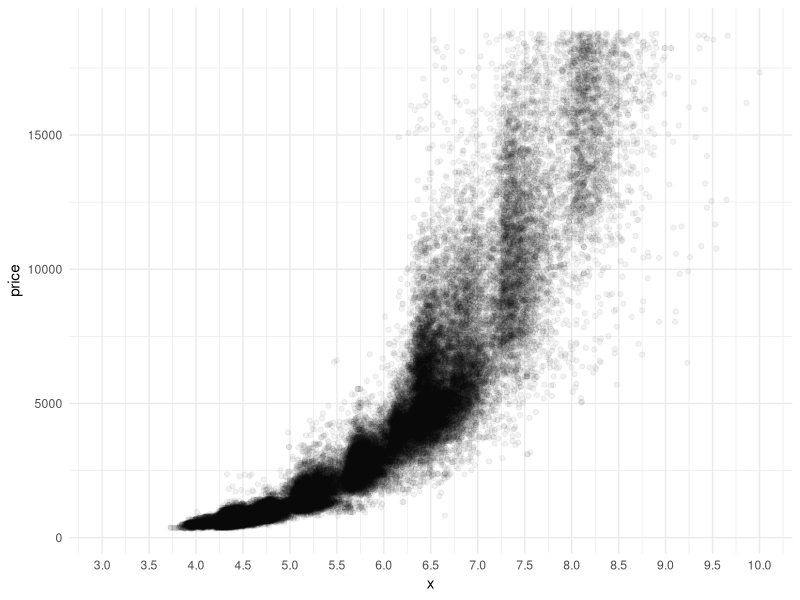
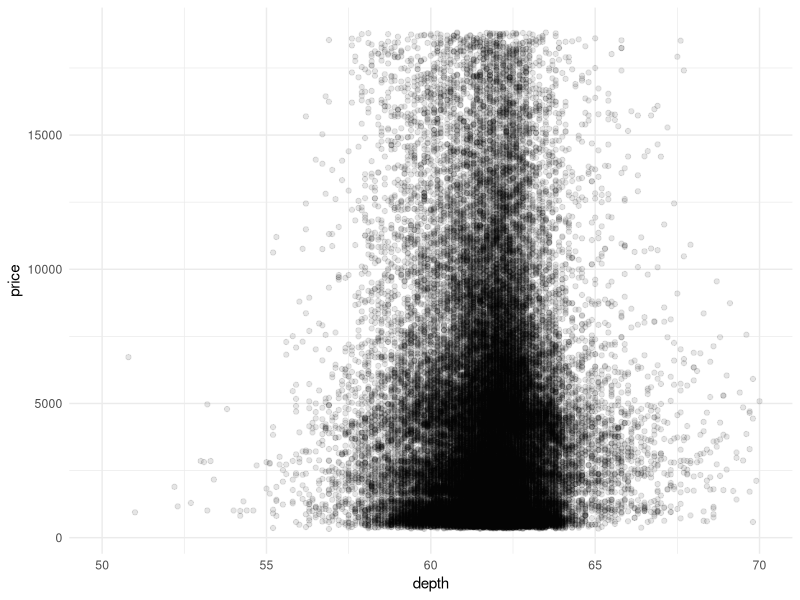
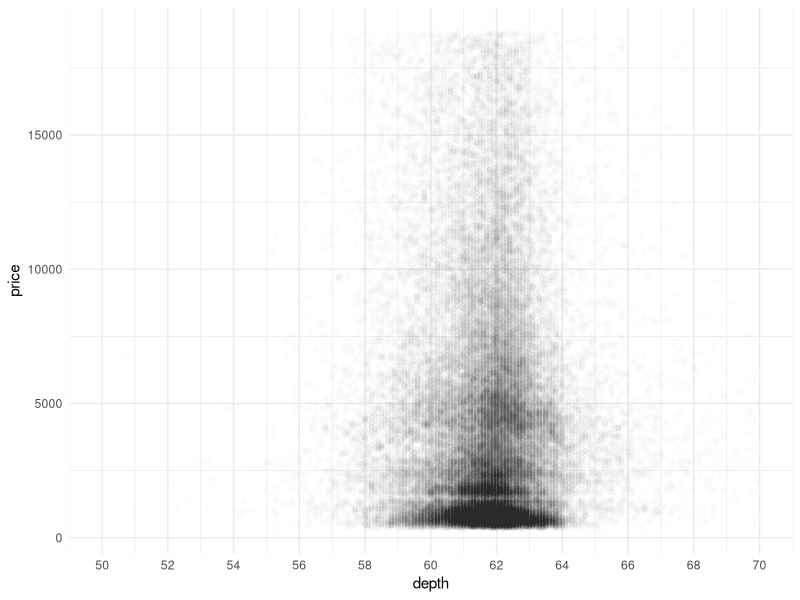
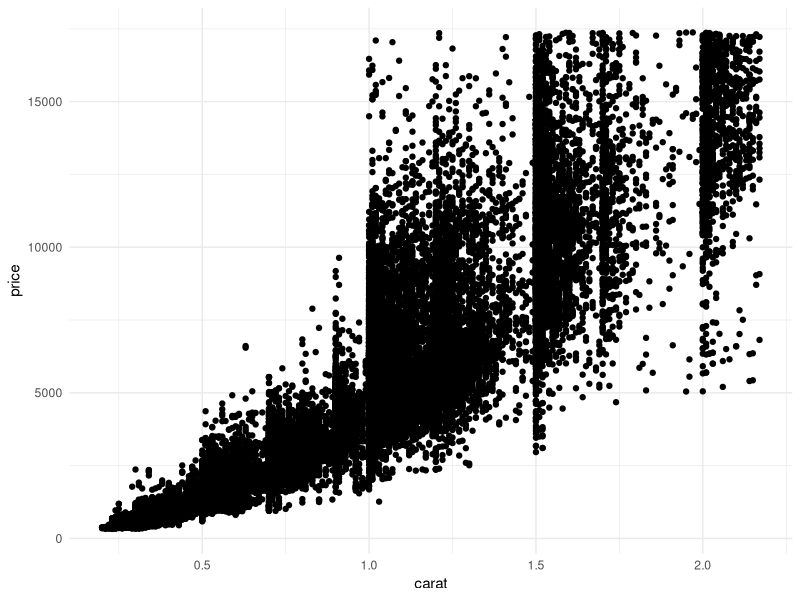
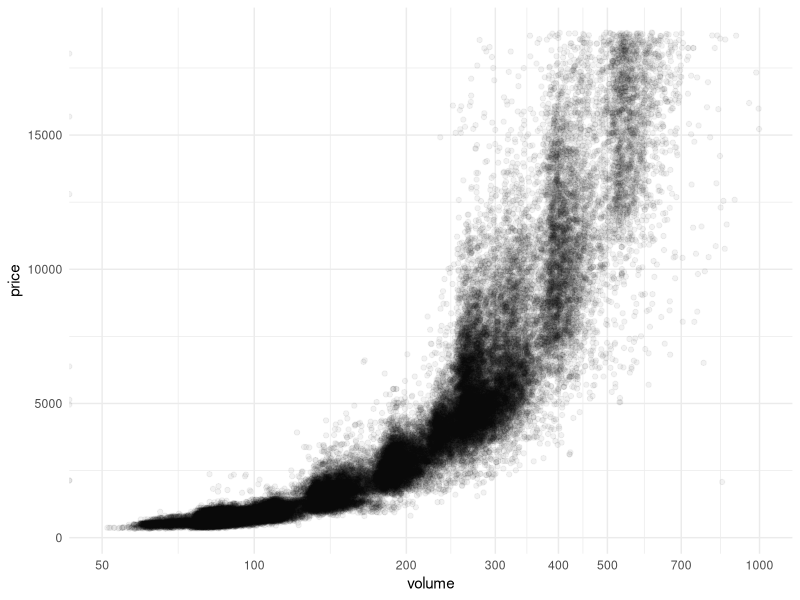
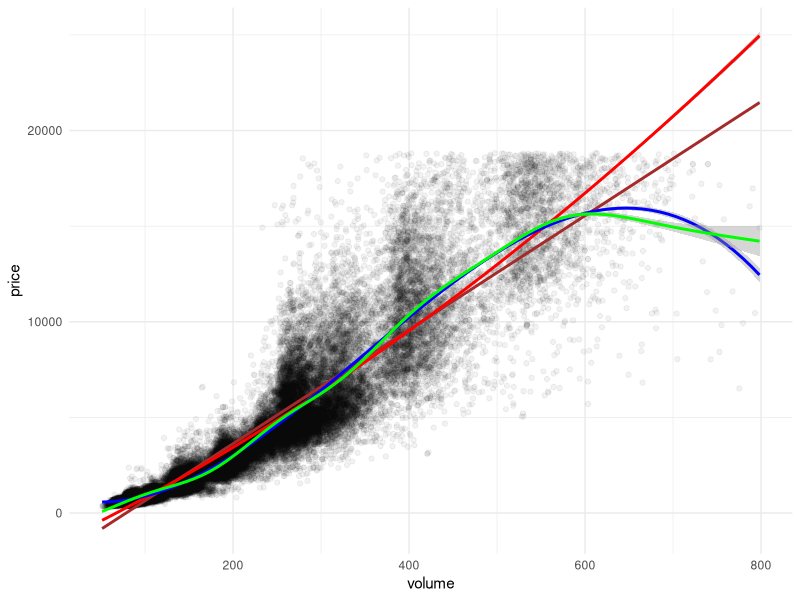
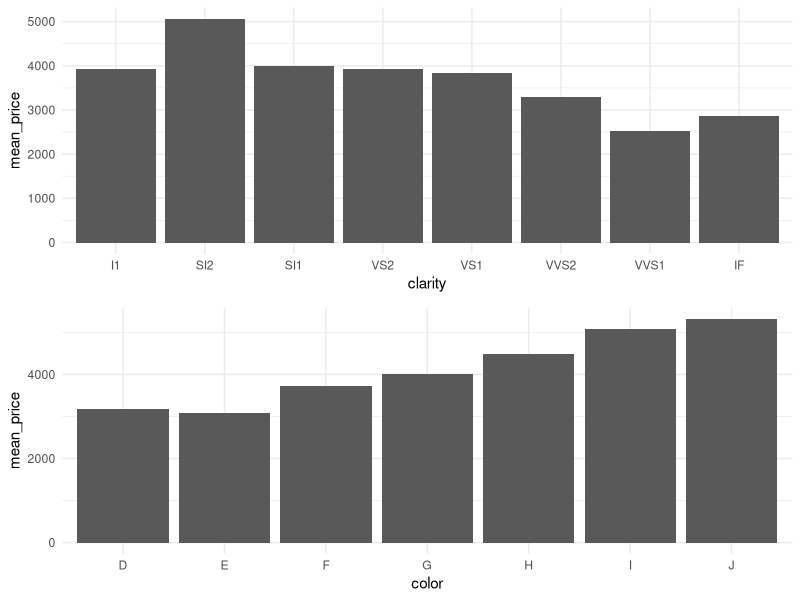

Write R code to recreate these figures, in order. (Note: this script raises an error after producing the figures.)
## ---- chunk 1
library(ggplot2)
library(ggthemes)
theme_set(theme_minimal())
library(dplyr)
data(diamonds)

summary(diamonds$x)
ggplot(aes(x=x, y=price), data=diamonds) +
  geom_point(alpha = 0.05) + 
  scale_x_continuous(limits=c(3,10), breaks=seq(3,10,0.5))

## ---- chunk 2
# correlation between price and x (0.88)
cor.test(diamonds$price, diamonds$x)

# correlation between price and y (0.87)
cor.test(diamonds$price, diamonds$y)

# correlation between price and z (0.86)
cor.test(diamonds$price, diamonds$z)
## ---- chunk 3
ggplot(aes(x = depth, y = price), data = diamonds) +
  geom_point(alpha = 0.1) +
  scale_x_continuous(limits=c(50, 70))

# Change the code to make the transparency of the
# points to be 1/100 of what they are now and mark
# the x-axis every 2 units.
ggplot(aes(x = depth, y = price), data = diamonds) +
  geom_point(alpha = 0.01) +
  scale_x_continuous(limits=c(50, 70), breaks=seq(50, 70, 2))
## ---- chunk 4
# What's the correlation of depth vs price? (-0.01)
cor.test(diamonds$depth, diamonds$price)
## ---- chunk 5
diamonds.top1p_excluded = subset(diamonds, 
                                 diamonds$carat < quantile(diamonds$carat, .99) & diamonds$price < quantile(diamonds$price, .99))
ggplot(aes(x = carat, y = price), data = diamonds.top1p_excluded) +
  geom_point()

## ---- chunk 6
diamonds$volume = diamonds$x * diamonds$y * diamonds$x
ggplot(aes(x = volume, y = price), data = diamonds) +
  geom_point(alpha = 0.05) +
  scale_x_log10(limits=c(50, 1000), breaks=c(50, 100, 200, 300, 400, 500, 700, 1000))
## ---- chunk 7
# What's the correlation of price and volume? (0.92)
# NOTE: instructor notes suggest removing outliers (vol > 800 && vol = 0)
cor.test(diamonds$price, diamonds$volume)
## ---- chunk 8
# Subset the data to exclude diamonds with a volume
# greater than or equal to 800. Also, exclude diamonds
# with a volume of 0. Adjust the transparency of the
# points and add a linear model to the plot. (See the
# Instructor Notes or look up the documentation of
# geom_smooth() for more details about smoothers.)
require(mgcv)
diamonds.vol_nooutliers = diamonds[diamonds$volume < 800 & diamonds$volume != 0, ]
ggplot(aes(x = volume, y = price), data = diamonds.vol_nooutliers) +
  geom_point(alpha = 0.05) + 
  stat_smooth(method = 'lm', formula = y ~ x, color = 'brown', size = 1) +
  stat_smooth(method = 'lm', formula = y ~ poly(x, 2), color = 'red', size = 1) +
  stat_smooth(method = 'lm', formula = y ~ poly(x, 3), color = 'blue') +
  stat_smooth(method = 'gam', formula = y ~ s(x), color = 'green')
## ---- chunk 9
diamondsByClarity = group_by(diamonds, clarity)
diamondsByClarity = summarise(diamondsByClarity,
                              mean_price = mean(price),
                              median_price = median(price),
                              min_price = min(price),
                              max_price = max(price),
                              n = n())
head(diamondsByClarity)
## ---- chunk 10
data(diamonds)
library(dplyr)
library(gridExtra)

diamonds_by_clarity <- group_by(diamonds, clarity)
diamonds_mp_by_clarity <- summarise(diamonds_by_clarity, mean_price = mean(price))

diamonds_by_color <- group_by(diamonds, color)
diamonds_mp_by_color <- summarise(diamonds_by_color, mean_price = mean(price))

#diamonds_by_cut <- group_by(diamonds, cut)
#diamonds_mp_by_cut <- summarise(diamonds_by_cut, mean_price = mean(price))

p1 <- ggplot(aes(x = clarity, y = mean_price), data = diamonds_mp_by_clarity) + geom_bar(stat='identity')
p2 <- ggplot(aes(x = color, y = mean_price), data = diamonds_mp_by_color) + geom_bar(stat='identity')
#p3 <- ggplot(aes(x = cut, y = mean_price), data = diamonds_mp_by_cut) + geom_bar(stat='identity')
grid.arrange(p1, p2, ncol = 1)
## ---- chunk 11
library(openxlsx)
library(tidyr)
fertility <- read.xlsx('indicator undata total_fertility.xlsx', rowNames = TRUE, rows=1:259)
fertility <- mutate(fertility, country=rownames(fertility))
fertility <- gather(fertility, year, "fertility", 1:(length(fertility)-1), convert=TRUE)
fertility <- arrange(fertility, country, year)
head(fertility)

income <- read.xlsx('indicator gapminder gdp_per_capita_ppp.xlsx', rowNames = TRUE, rows=1:260)
income <- mutate(income, country=rownames(income))
income <- gather(income, year, "fertility", 1:(length(income)-1), convert = TRUE)
income <- arrange(income, country, year)

fer_inc <- inner_join(income, fertility, by = c("country", "year"))
names(fer_inc) <- c("country", "year", "income", "fertility")
head(fer_inc)
## ---- chunk 12
summary(fer_inc$income)
ggplot(aes(x = year, y = income), data = fer_inc) +
  geom_point(alpha = 0.2, color = 'orange') +
  coord_cartesian(ylim=c(300, 190000)) +
  scale_y_log10() +
  geom_line(stat = 'summary', fun.y = mean) +
  geom_line(stat = 'summary', fun.y = median, color = 'blue') +
  geom_line(stat = 'summary', fun.y = quantile, probs = .1, linetype = 2, color = 'blue') +
  geom_line(stat = 'summary', fun.y = quantile, probs = .9, linetype = 2, color = 'blue')

fer_inc[!is.na(fer_inc$income) & fer_inc$income < 300,]
## ---- chunk 13
fer_inc.means <- fer_inc %>%
  group_by(year) %>%
  summarise(mean_income = mean(income, na.rm = TRUE),
            mean_fertility = mean(fertility, na.rm = TRUE),
            n = n()) %>%
  arrange(year)
head(fer_inc.means)
p1 <- ggplot(aes(x = year), data = fer_inc.means) +
  geom_point(aes(y = mean_income), color = 'red')
p2 <- ggplot(aes(x = year), data = fer_inc.means) +  
  geom_point(aes(y = mean_fertility), color = 'blue')
library(gridExtra)
grid.arrange(p1, p2, ncol=1)

cor.test(fer_inc$income, fer_inc$fertility)
